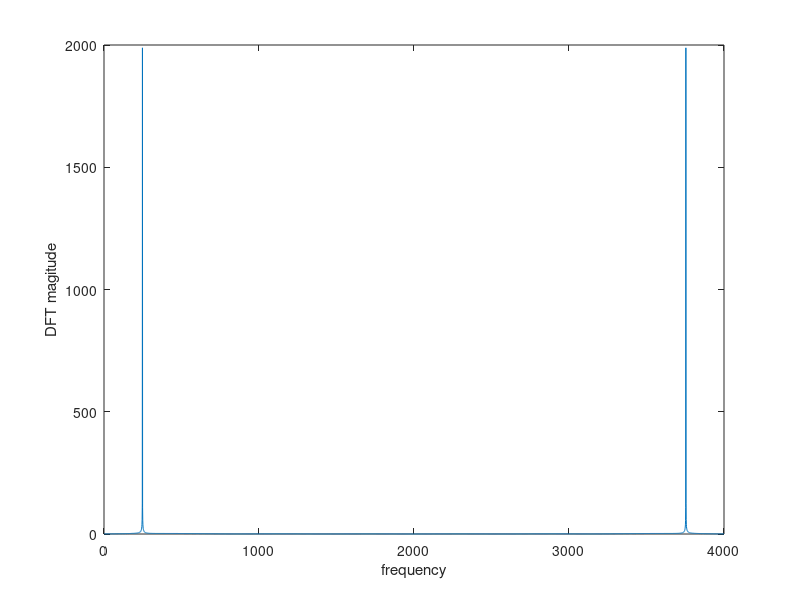

Write the MATLAB code that produced this figure.
function question3c
%UNTITLED6 Summary of this function goes here
%   Detailed explanation goes here
a=0:(1/8000):0.5;
x =0;
n=[40,42,44,45,47,49,51,52];
%40,42,44,45,47,49,51,52
for t=1:length(n)
    f=(2.^((n(t)-49)/12))*440;
    x=[x,sin(2*pi*f.*a)];
end
audiowrite('Cscale.wav',x,8000);  % there are 8000 samples per sec
%sound(x,8000);
[Y,FS]=audioread('Cscale.wav');
Y1 = Y(1:4000);
Y2 = Y(4001:8000);
Y3 = Y(8001:12000);
Y4 = Y(12001:16000);
Y5 = Y(16001:20000);
Y6 = Y(20001:24000);
Y7 = Y(24001:28000);
Y8 = Y(28001:32000);
plot(abs(fft(Y7)))
xlabel('frequency');
ylabel('DFT magitude');
z = [Y1,Y2]
length(Y)
%spectrogram(x,[],8000)
end

